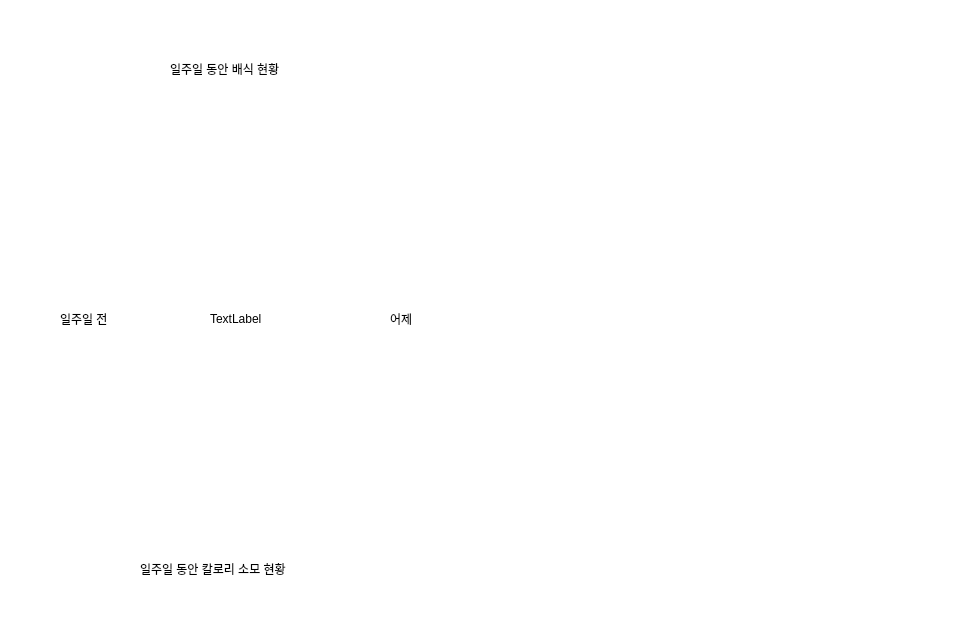
<?xml version="1.0" encoding="UTF-8"?>
<ui version="4.0">
 <class>Dialog</class>
 <widget class="QDialog" name="Dialog">
  <property name="geometry">
   <rect>
    <x>0</x>
    <y>0</y>
    <width>966</width>
    <height>640</height>
   </rect>
  </property>
  <property name="windowTitle">
   <string>Dialog</string>
  </property>
  <property name="styleSheet">
   <string notr="true">background-color:white;</string>
  </property>
  <widget class="PlotWidget" name="plotFeed" native="true">
   <property name="geometry">
    <rect>
     <x>60</x>
     <y>340</y>
     <width>361</width>
     <height>211</height>
    </rect>
   </property>
  </widget>
  <widget class="PlotWidget" name="plotCalories" native="true">
   <property name="geometry">
    <rect>
     <x>60</x>
     <y>90</y>
     <width>361</width>
     <height>211</height>
    </rect>
   </property>
  </widget>
  <widget class="QLabel" name="labelFeedInfo">
   <property name="geometry">
    <rect>
     <x>170</x>
     <y>60</y>
     <width>141</width>
     <height>18</height>
    </rect>
   </property>
   <property name="text">
    <string>일주일 동안 배식 현황</string>
   </property>
  </widget>
  <widget class="QLabel" name="labelYesterday">
   <property name="geometry">
    <rect>
     <x>390</x>
     <y>310</y>
     <width>31</width>
     <height>18</height>
    </rect>
   </property>
   <property name="text">
    <string>어제</string>
   </property>
  </widget>
  <widget class="QLabel" name="labelWeekAgo">
   <property name="geometry">
    <rect>
     <x>60</x>
     <y>310</y>
     <width>71</width>
     <height>18</height>
    </rect>
   </property>
   <property name="text">
    <string>일주일 전</string>
   </property>
  </widget>
  <widget class="QLabel" name="labelMidDay">
   <property name="geometry">
    <rect>
     <x>210</x>
     <y>310</y>
     <width>71</width>
     <height>18</height>
    </rect>
   </property>
   <property name="text">
    <string>TextLabel</string>
   </property>
  </widget>
  <widget class="GraphicsLayoutWidget" name="widget" native="true">
   <property name="geometry">
    <rect>
     <x>450</x>
     <y>90</y>
     <width>481</width>
     <height>461</height>
    </rect>
   </property>
  </widget>
  <widget class="QLabel" name="labelFeedInfo_2">
   <property name="geometry">
    <rect>
     <x>140</x>
     <y>560</y>
     <width>201</width>
     <height>18</height>
    </rect>
   </property>
   <property name="text">
    <string>일주일 동안 칼로리 소모 현황</string>
   </property>
  </widget>
 </widget>
 <customwidgets>
  <customwidget>
   <class>PlotWidget</class>
   <extends>QWidget</extends>
   <header>pyqtgraph</header>
   <container>1</container>
  </customwidget>
  <customwidget>
   <class>GraphicsLayoutWidget</class>
   <extends>QWidget</extends>
   <header>pyqtgraph</header>
   <container>1</container>
  </customwidget>
 </customwidgets>
 <resources/>
 <connections/>
</ui>
